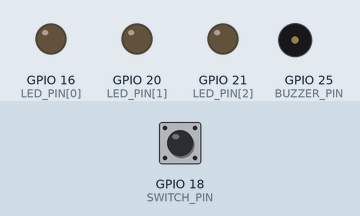
Recording of a program running on a simulated Raspberry Pi (BCM pin numbers). On the bench: output pins drawn as LEDs (lit = HIGH), buzzer (waves = sounding). Inputs (shaded band) come from the test bench; at power-on: GPIO 18 (SWITCH_PIN) LOW. What the program prints to the terminal is not drawn.

Above: at 1.2 s.
1.3 s: GPIO 18 (SWITCH_PIN) pulled HIGH for 0.15 s
At 2.4 s:
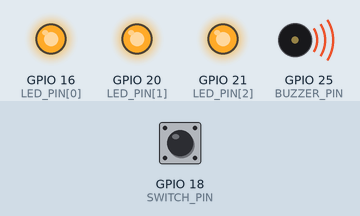
4.4 s: GPIO 18 (SWITCH_PIN) pulled HIGH for 1 s
At 5.3 s:
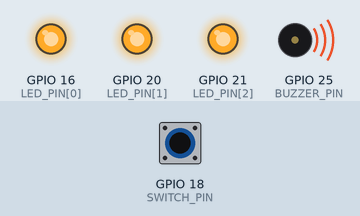
8.4 s: GPIO 18 (SWITCH_PIN) pulled HIGH for 3.2 s
At 14.2 s:
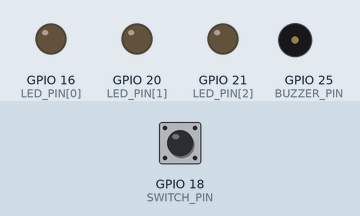
Timing chart, 0 to 15.7 s (numbered marks = the images above; inputs shaded):
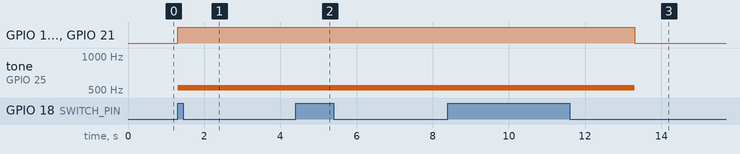

Measured:
- after the input at 1.3 s, GPIO 16 (LED_PIN[0]), GPIO 20 (LED_PIN[1]), GPIO 21 (LED_PIN[2]): LOW → HIGH at once; tone on GPIO 25 (BUZZER_PIN): silent → 523 Hz at once
- after the input at 4.4 s, GPIO 16 (LED_PIN[0]), GPIO 20 (LED_PIN[1]), GPIO 21 (LED_PIN[2]): stays HIGH (without the input it goes to LOW after 0.90 s); tone on GPIO 25 (BUZZER_PIN): stays 523 Hz (without the input it goes to silent after 0.90 s)
- after the input at 8.4 s, GPIO 16 (LED_PIN[0]), GPIO 20 (LED_PIN[1]), GPIO 21 (LED_PIN[2]): HIGH → LOW after 4.9 s instead of 0.90 s; tone on GPIO 25 (BUZZER_PIN): 523 Hz → silent after 4.9 s instead of 0.90 s

The program:

pwn.py
```python
import RPi.GPIO as GPIO
import time

BUZZER_PIN = 25
SWITCH_PIN = 18
LED_PIN = [16, 20, 21]


GPIO.setmode(GPIO.BCM)
GPIO.setup(BUZZER_PIN, GPIO.OUT)
GPIO.setup(SWITCH_PIN, GPIO.IN, pull_up_down = GPIO.PUD_DOWN)
for i in range(3):
    GPIO.setup(LED_PIN[i], GPIO.OUT)
for i in LED_PIN:
    GPIO.output(i, GPIO.LOW)

pwm = GPIO.PWM(BUZZER_PIN, 523)


try:
  while True:
      print(GPIO.input(SWITCH_PIN))
      if GPIO.input(SWITCH_PIN) == 1:
        for i in LED_PIN:
            GPIO.output(i, GPIO.HIGH)
        pwm.start(50)
        time.sleep(4)
        pwm.ChangeDutyCycle(0)
        for i in LED_PIN:
            GPIO.output(i, GPIO.LOW)
finally:
    pwm.stop()
    GPIO.cleanup()
```
